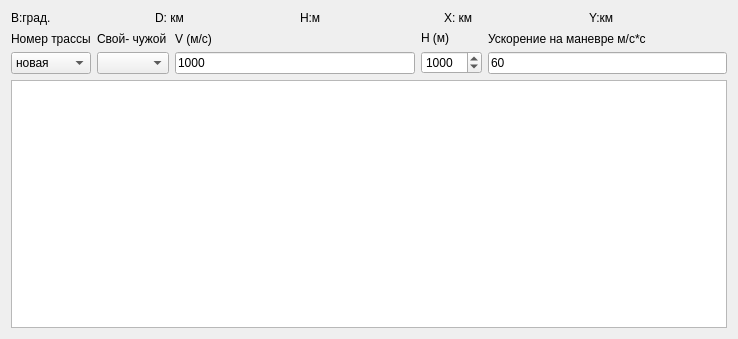
<?xml version="1.0" encoding="UTF-8"?>
<ui version="4.0">
 <class>RightForm</class>
 <widget class="QWidget" name="RightForm">
  <property name="geometry">
   <rect>
    <x>0</x>
    <y>0</y>
    <width>738</width>
    <height>339</height>
   </rect>
  </property>
  <property name="sizePolicy">
   <sizepolicy hsizetype="Maximum" vsizetype="Preferred">
    <horstretch>0</horstretch>
    <verstretch>0</verstretch>
   </sizepolicy>
  </property>
  <property name="windowTitle">
   <string>Form</string>
  </property>
  <layout class="QVBoxLayout" name="verticalLayout_4">
   <item>
    <layout class="QHBoxLayout" name="horizontalLayout">
     <item>
      <widget class="QLabel" name="labelB">
       <property name="text">
        <string>B:град.</string>
       </property>
      </widget>
     </item>
     <item>
      <widget class="QLabel" name="label_Distance">
       <property name="text">
        <string>D: км</string>
       </property>
      </widget>
     </item>
     <item>
      <widget class="QLabel" name="label_H">
       <property name="text">
        <string>Н:м</string>
       </property>
      </widget>
     </item>
     <item>
      <widget class="QLabel" name="label_Xkm">
       <property name="text">
        <string>X: км</string>
       </property>
      </widget>
     </item>
     <item>
      <widget class="QLabel" name="label_Ykm">
       <property name="text">
        <string>Y:км</string>
       </property>
      </widget>
     </item>
    </layout>
   </item>
   <item>
    <layout class="QHBoxLayout" name="horizontalLayout_2">
     <item>
      <layout class="QVBoxLayout" name="verticalLayout">
       <item>
        <widget class="QLabel" name="label">
         <property name="text">
          <string>Номер трассы</string>
         </property>
        </widget>
       </item>
       <item>
        <widget class="QComboBox" name="cBNTRASS">
         <item>
          <property name="text">
           <string>новая</string>
          </property>
         </item>
        </widget>
       </item>
      </layout>
     </item>
     <item>
      <layout class="QVBoxLayout" name="verticalLayout_6">
       <item>
        <widget class="QLabel" name="label_6">
         <property name="text">
          <string>Свой- чужой</string>
         </property>
         <property name="wordWrap">
          <bool>true</bool>
         </property>
        </widget>
       </item>
       <item>
        <widget class="QComboBox" name="cBIFF"/>
       </item>
      </layout>
     </item>
     <item>
      <layout class="QVBoxLayout" name="verticalLayout_3">
       <item>
        <widget class="QLabel" name="label_3">
         <property name="text">
          <string>V (м/с)</string>
         </property>
        </widget>
       </item>
       <item>
        <widget class="QLineEdit" name="lE_V">
         <property name="text">
          <string>1000</string>
         </property>
        </widget>
       </item>
      </layout>
     </item>
     <item>
      <layout class="QVBoxLayout" name="verticalLayout_2">
       <item>
        <widget class="QLabel" name="label_4">
         <property name="text">
          <string>H (м)</string>
         </property>
        </widget>
       </item>
       <item>
        <widget class="QSpinBox" name="sB_H">
         <property name="maximum">
          <number>40000</number>
         </property>
         <property name="value">
          <number>1000</number>
         </property>
        </widget>
       </item>
      </layout>
     </item>
     <item>
      <layout class="QVBoxLayout" name="verticalLayout_5">
       <item>
        <widget class="QLabel" name="label_5">
         <property name="text">
          <string>Ускорение на маневре м/с*с</string>
         </property>
         <property name="wordWrap">
          <bool>true</bool>
         </property>
        </widget>
       </item>
       <item>
        <widget class="QLineEdit" name="lE_A">
         <property name="text">
          <string>60</string>
         </property>
        </widget>
       </item>
      </layout>
     </item>
    </layout>
   </item>
   <item>
    <widget class="QTableView" name="tableViewTrass">
     <property name="editTriggers">
      <set>QAbstractItemView::NoEditTriggers</set>
     </property>
    </widget>
   </item>
  </layout>
 </widget>
 <resources/>
 <connections/>
</ui>
